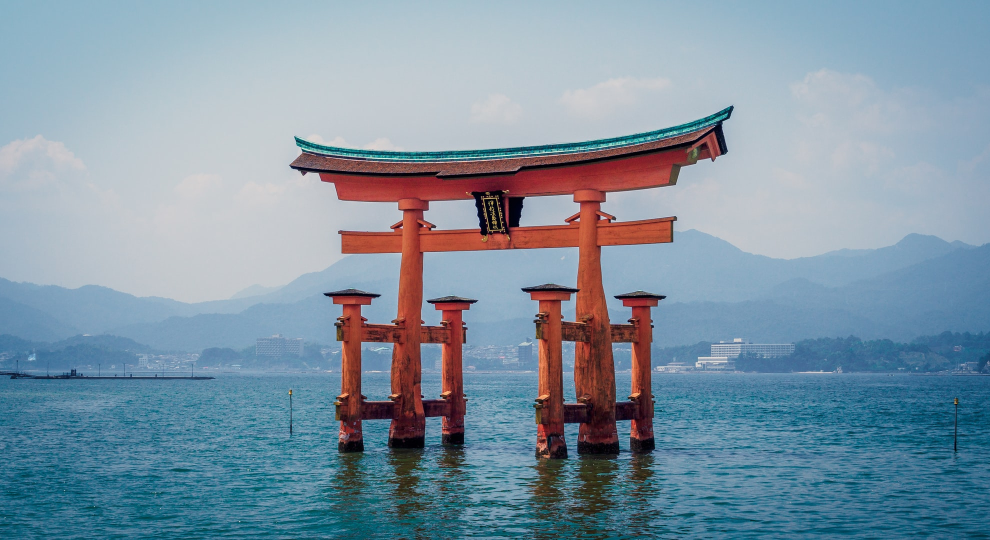
#> input picture images/input/tori.jpg, 1980 x 1080 px (shown at 1/2 size)
$ python logo-text-right.py
#> lines starting #> are read from the running program, lines starting #| are printed output that depends on the picture; pictures that were not available may be replaced by others from this repository, and a replacement may not be noted
from PIL import Image, ImageDraw, ImageFont
from string import ascii_letters
import textwrap

img = Image.open(fp='images/input/tori.jpg', mode='r')
#> img is the input picture: PIL image 1980x1080 RGB; mean R, G, B 126.8, 148.1, 163.4

font = ImageFont.truetype(font='../assets/fonts/Impact.ttf', size=200)

draw = ImageDraw.Draw(im=img)

# Define our text / / 40 characters limit
text = """Lorem ipsum dolor sit amet orci aliquam."""

# Calculate the average length of a single character of our font.
# Note: this takes into account the specific font and font size.
avg_char_width = sum(font.getsize(char)[0] for char in ascii_letters) / len(ascii_letters)

# Translate this average length into a character count
max_char_count = int(img.size[0] * .618 / avg_char_width)
#> max_char_count = 9

# Create a wrapped text object using scaled character count
text = textwrap.fill(text=text, width=max_char_count)
# Add text to the image
draw.text(xy=(img.size[0]/1.5, img.size[1] / 2), text=text, font=font, anchor='mm')
# view the result
logo = Image.open('images/input/logo/country/french.png')
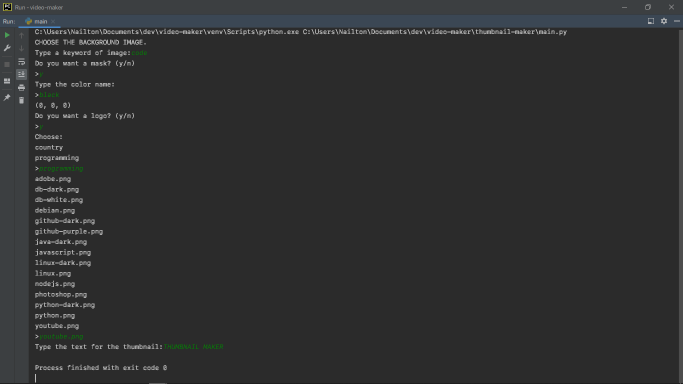
#> input picture image.png, 1366 x 768 px, given in place of french.png, which was not available (shown at 1/2 size)
#> logo is the input picture: PIL image 1366x768 RGBA; mean R, G, B, A 47.1, 47.8, 48.3, 255
logo = logo.resize((550, 550))
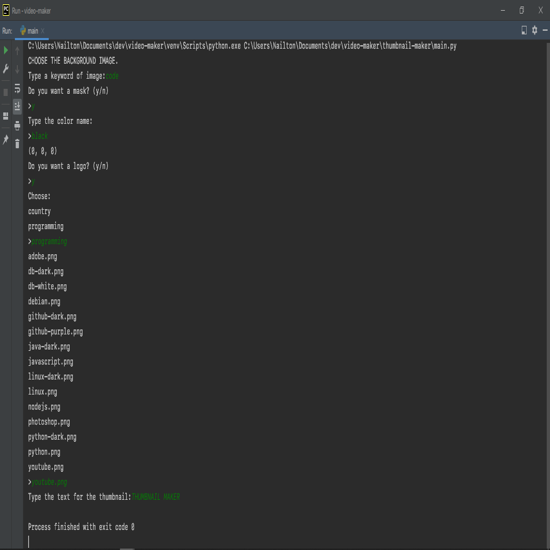
#> logo: PIL image 550x550 RGBA; mean R, G, B, A 47.1, 47.8, 48.3, 255
img.paste(logo, (170, 270), logo)
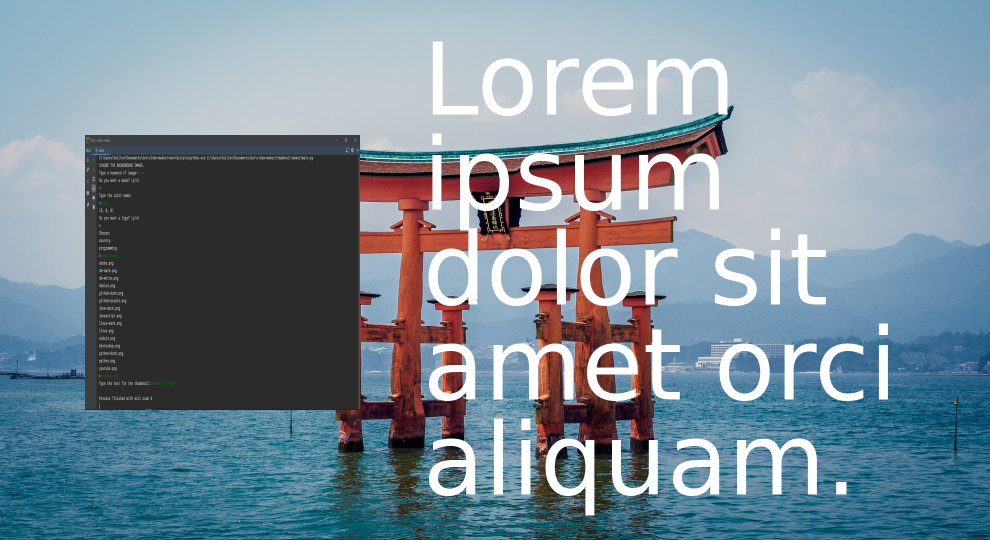
#> img: PIL image 1980x1080 RGB (shown at 1/2 size); mean R, G, B 120.5, 139.1, 151.7

img.show()
